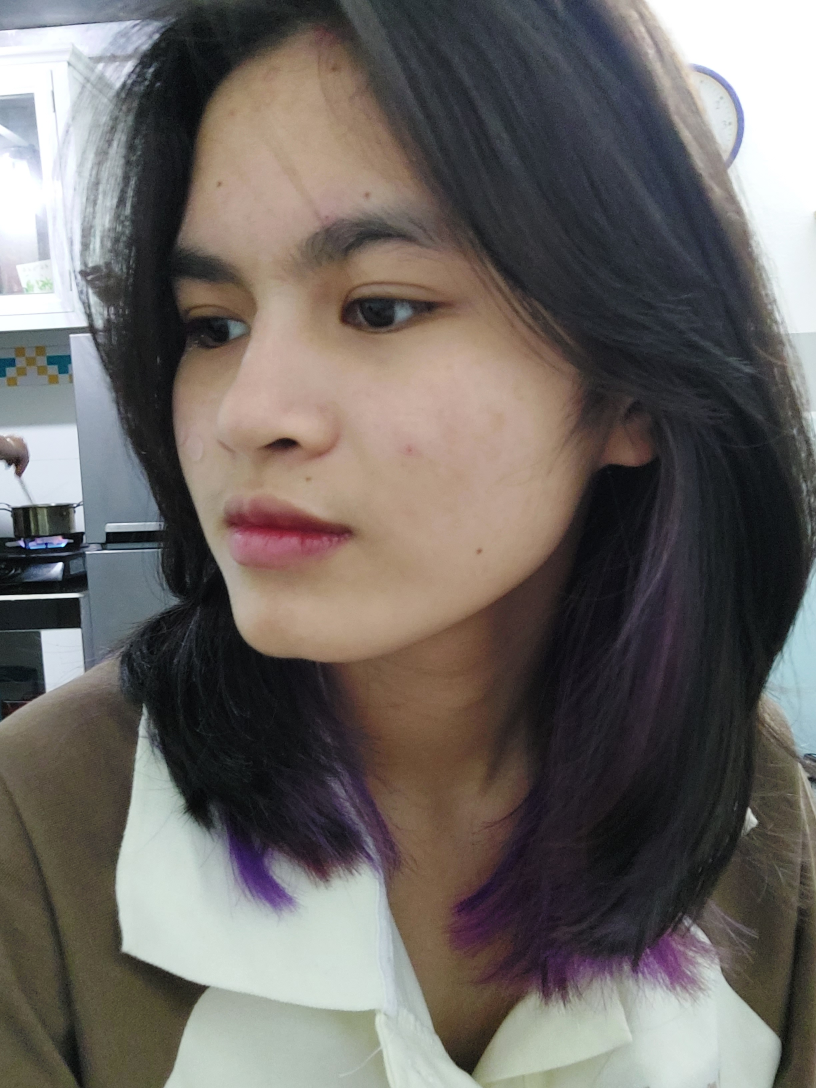
#> input picture Model/dataset/DinhKhaVy_20002183/20230508_132415.jpg, 2448 x 3264 px (shown at 1/3 size); its folder holds only this picture in this run
$ python -i util.py   (imports and definitions only)
#> lines starting #> are read from the running program, lines starting #| are printed output that depends on the picture
import json
import joblib
import numpy as np
import base64
import cv2
from wavelet import w2d

__class_name_to_number = {}
__class_number_to_name = {}

__model = None

def classify_image(image_base64_data, file_path = None):
    imgs = get_faces(file_path, image_base64_data)

    result = []

    for img in imgs:
        scaled_raw_img = cv2.resize(img, (32, 32))
        img_har =w2d(img, 'db1', 5)
        scaled_img_har = cv2.resize(img_har, (32, 32))
        combined_img = np.vstack((scaled_raw_img.reshape(32*32*3, 1), scaled_img_har.reshape(32*32, 1)))

        len_image_array = 32*32*3 + 32*32
        final = combined_img.reshape(1, len_image_array).astype(float)

        result.append({
            'class': class_number_to_name(__model.predict(final)[0]),
            'class_probability': np.round(__model.predict_proba(final) * 100, 2).tolist()[0],
            'class_dictionary': __class_name_to_number
        })


    return result


def load_server_artifacts():
    print("loading server artifacts...start")

    global __class_number_to_name
    global __class_name_to_number

    with open("./artifacts/class_dictionary.json", "r") as f:
        __class_name_to_number = json.load(f)
        __class_number_to_name = {v:k for k, v in __class_name_to_number.items()}

    global __model
    if __model is None:
        with open("./artifacts/model1.pkl", "rb") as f:
            __model = joblib.load(f)
    print("Loading server artifacts...done")

def class_number_to_name(class_num):
    return __class_number_to_name[class_num]


def getb64_string(b64str):
    '''
        Reference: https://stackoverflow.com/questions/33754935/read-a-base-64-encoded-image-from-memory-using-opencv-python-library
    '''

    encoded_data = b64str.split(',')[-1]
    nparr = np.frombuffer(base64.b64decode(encoded_data), np.uint8)
    img = cv2.imdecode(nparr, cv2.IMREAD_COLOR)
    return img

def get_faces(image_path, image_base64_data):
    face_cascade = cv2.CascadeClassifier("./opencv/haarcascades/haarcascade_frontalface_default.xml")
    if image_path:
        img = cv2.imread(image_path)
    else:
        img = getb64_string(image_base64_data)

    gray = cv2.cvtColor(img, cv2.COLOR_BGR2GRAY)
    faces =face_cascade.detectMultiScale(gray, 1.3, 5)

    cropped_faces = []

    for (x, y, w, h) in faces:
        roi_color = img[y:y+h, x:x+w]
        cropped_faces.append(roi_color)

    return cropped_faces

# [2 lines not run here, left out]

>>> import cv2
>>> picture = cv2.imread('../Model/dataset/DinhKhaVy_20002183/20230508_132415.jpg', cv2.IMREAD_GRAYSCALE)
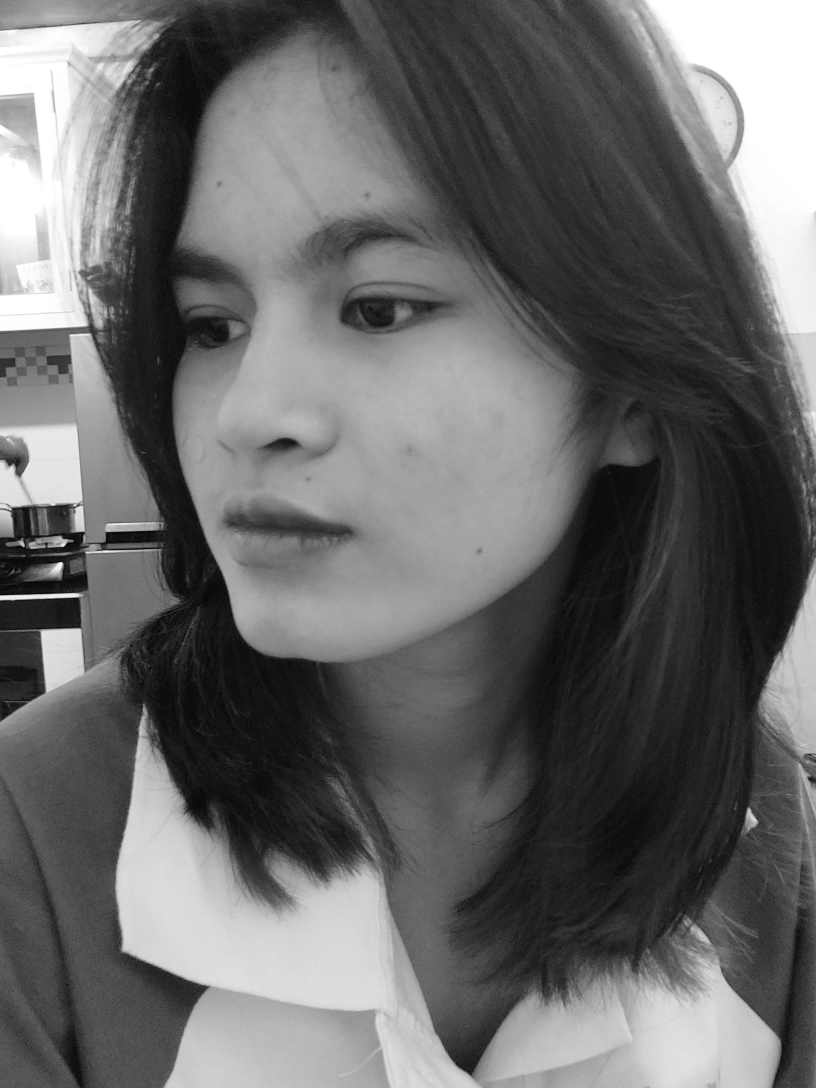
#> picture: shape (3264, 2448) (shown at 1/3 size); min 0, max 255, mean 104.8
#> (the run stopped early here; a loop or call above may not have finished)

$ run again, on Model/dataset/DinhKhaVy_20002183/20230508_132421.jpg
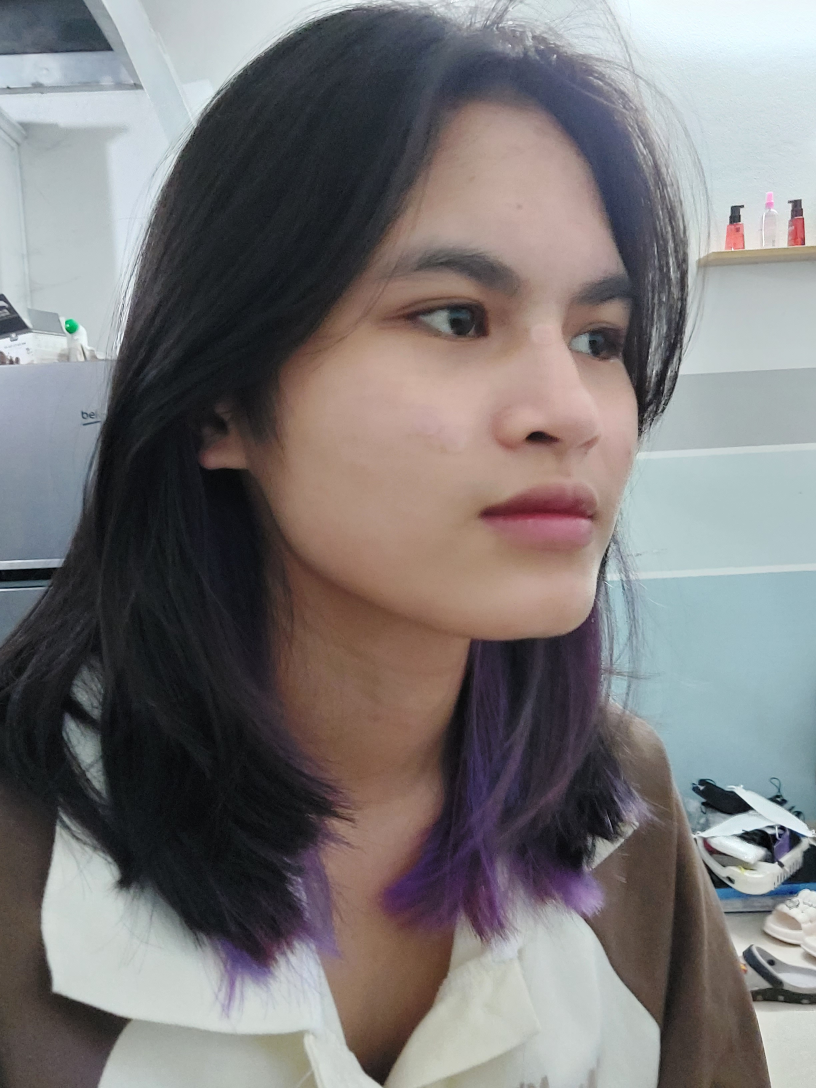
#> input picture Model/dataset/DinhKhaVy_20002183/20230508_132421.jpg, 2448 x 3264 px (shown at 1/3 size)
#> `picture = cv2.imread('../Model/dataset/DinhKhaVy_20002183/20230508_132..`:
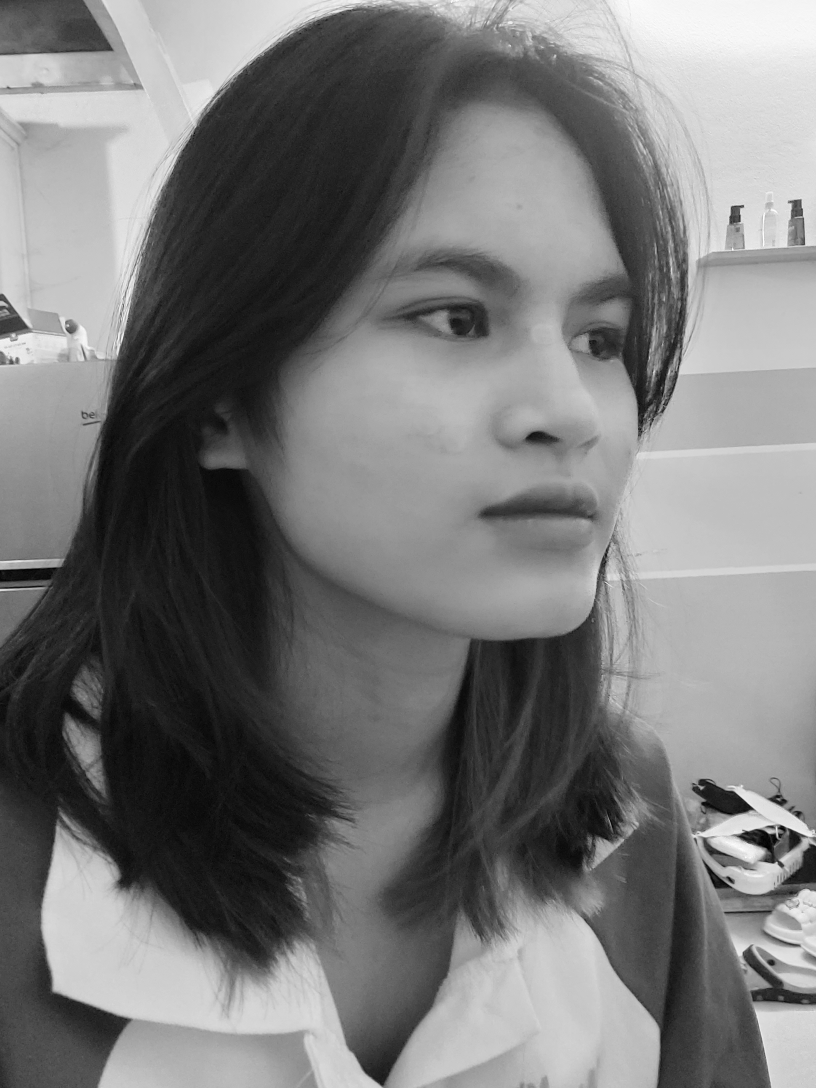
#> picture: shape (3264, 2448) (shown at 1/3 size); min 0, max 255, mean 120

$ run again, on Model/dataset/DinhKhaVy_20002183/20230508_132424.jpg
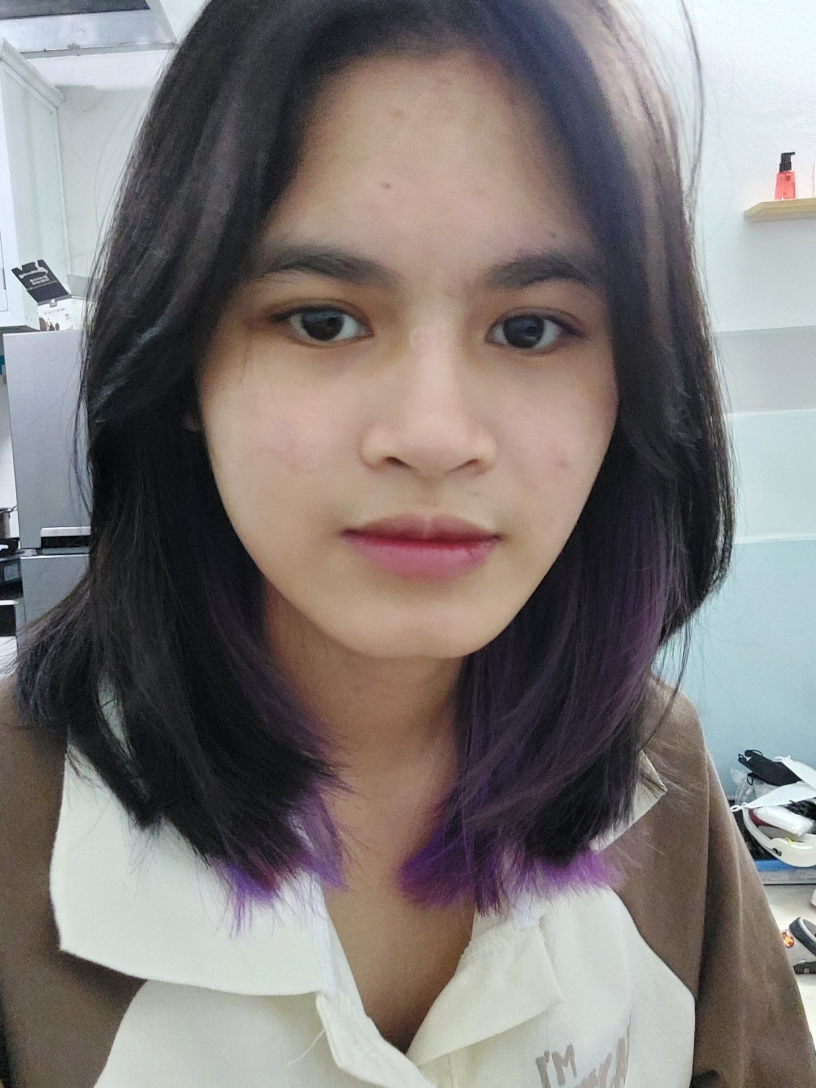
#> input picture Model/dataset/DinhKhaVy_20002183/20230508_132424.jpg, 2448 x 3264 px (shown at 1/3 size)
#> `picture = cv2.imread('../Model/dataset/DinhKhaVy_20002183/20230508_132..`:
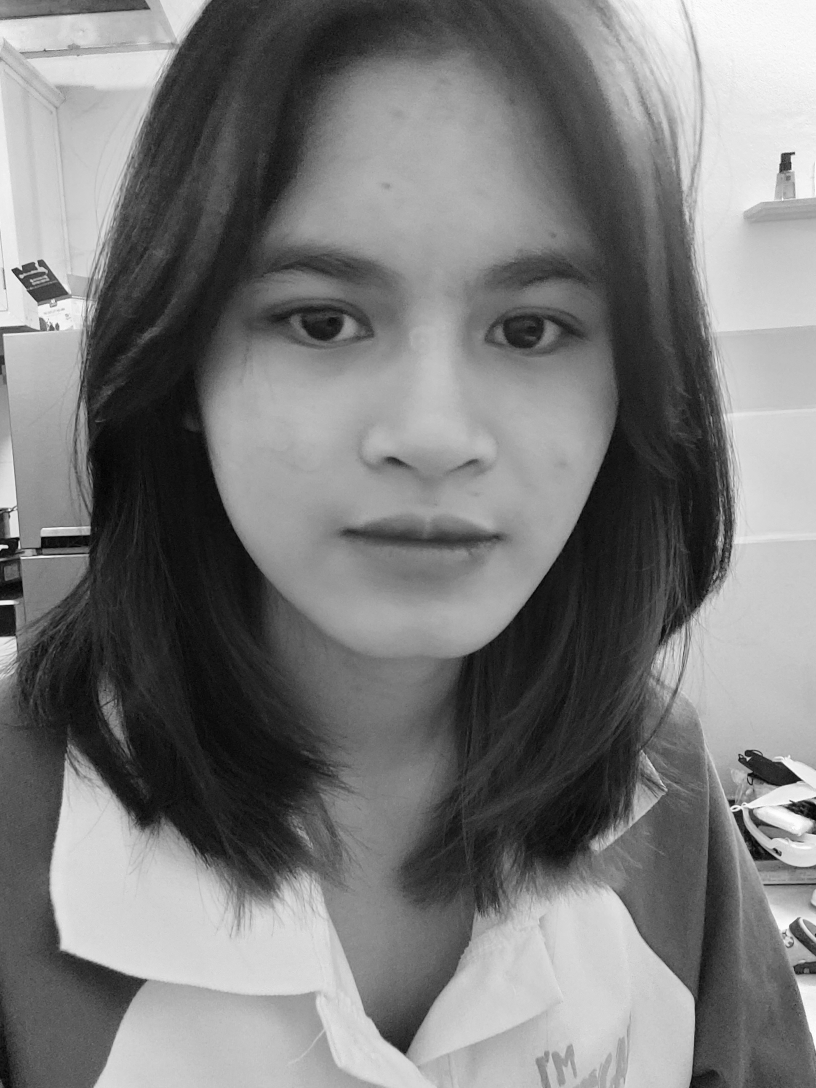
#> picture: shape (3264, 2448) (shown at 1/3 size); min 0, max 255, mean 122.3

$ run again, on Model/dataset/DinhKhaVy_20002183/20230508_132425.jpg
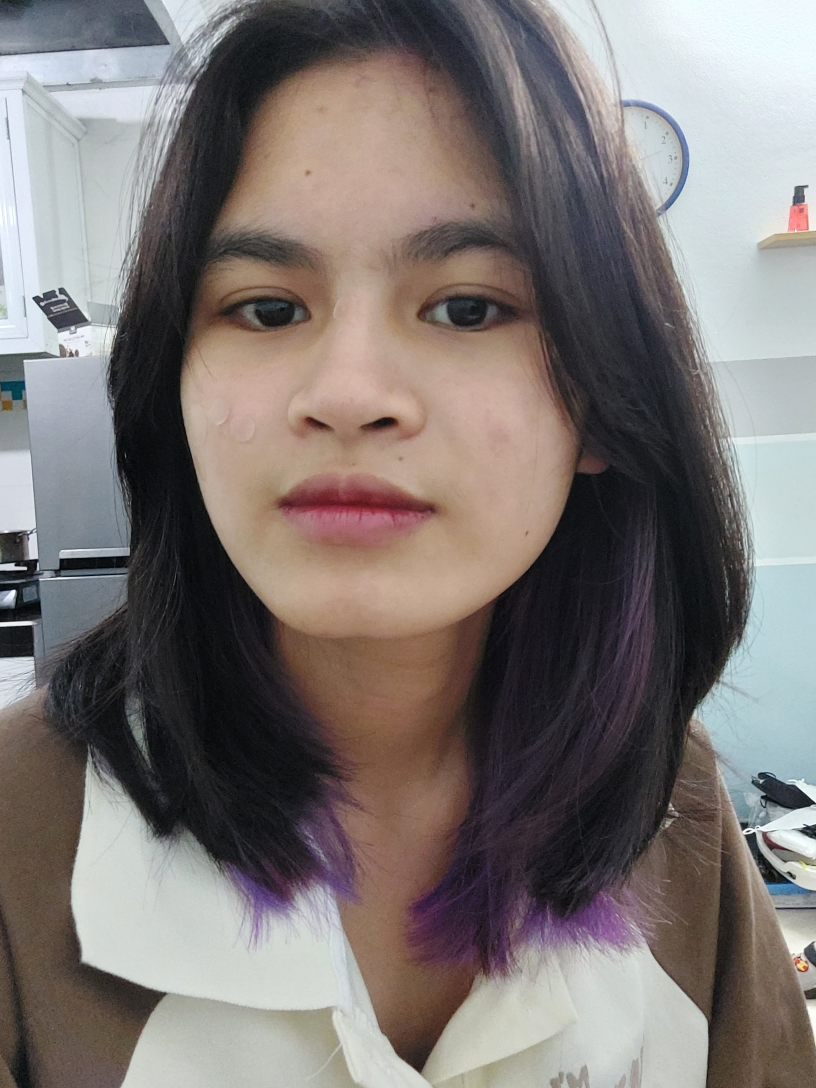
#> input picture Model/dataset/DinhKhaVy_20002183/20230508_132425.jpg, 2448 x 3264 px (shown at 1/3 size)
#> `picture = cv2.imread('../Model/dataset/DinhKhaVy_20002183/20230508_132..`:
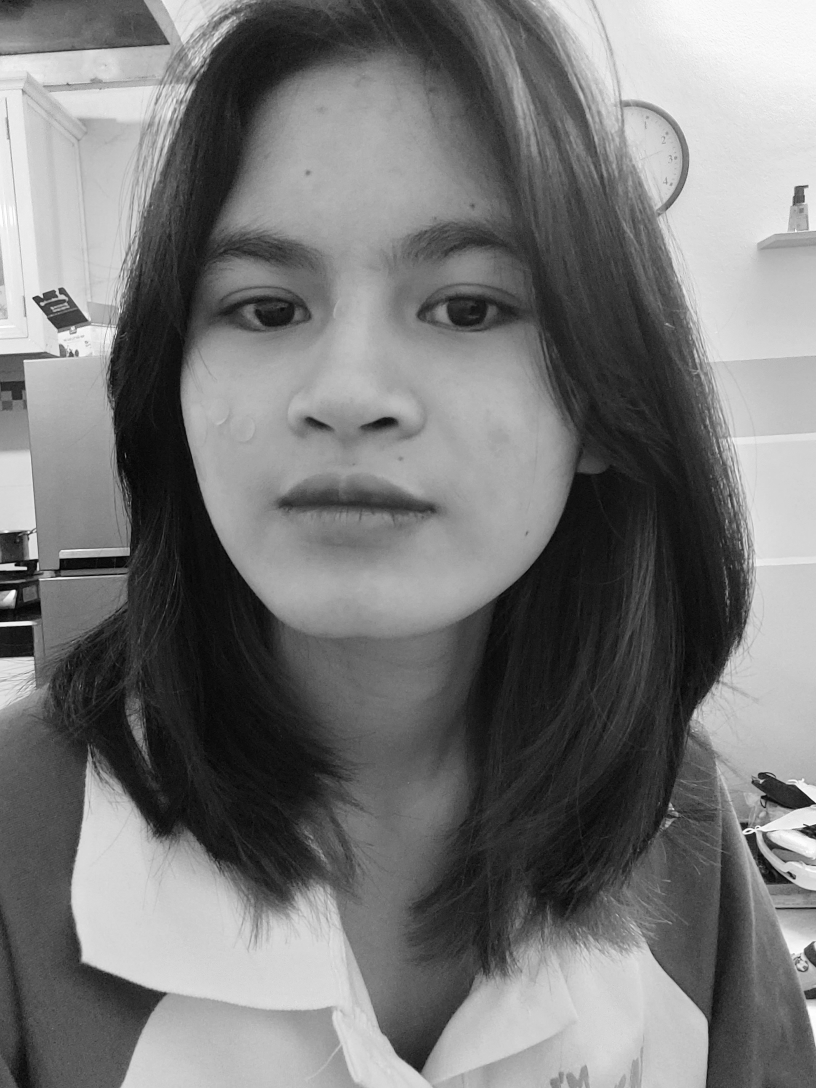
#> picture: shape (3264, 2448) (shown at 1/3 size); min 0, max 255, mean 119.7
